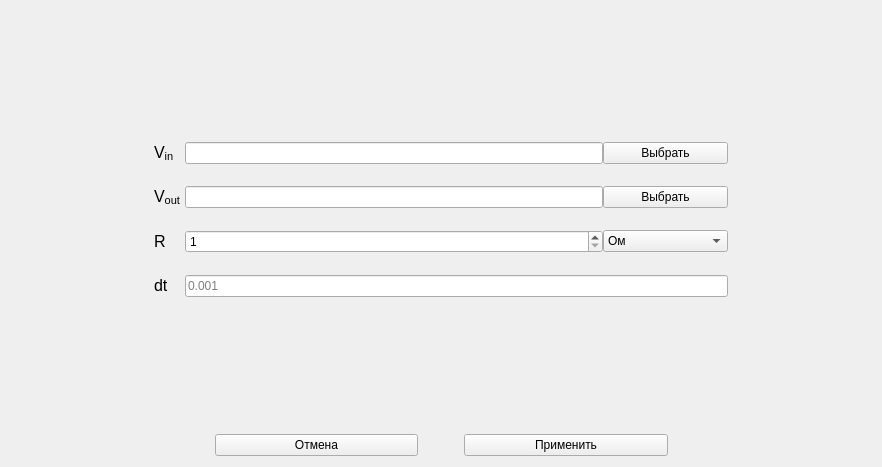
<?xml version="1.0" encoding="UTF-8"?>
<ui version="4.0">
 <class>SourceDataPanel</class>
 <widget class="QWidget" name="SourceDataPanel">
  <property name="geometry">
   <rect>
    <x>0</x>
    <y>0</y>
    <width>882</width>
    <height>467</height>
   </rect>
  </property>
  <property name="windowTitle">
   <string>Form</string>
  </property>
  <layout class="QVBoxLayout" name="verticalLayout" stretch="1,2,1,0">
   <item>
    <spacer name="verticalSpacer_3">
     <property name="orientation">
      <enum>Qt::Orientation::Vertical</enum>
     </property>
     <property name="sizeType">
      <enum>QSizePolicy::Policy::Expanding</enum>
     </property>
     <property name="sizeHint" stdset="0">
      <size>
       <width>20</width>
       <height>67</height>
      </size>
     </property>
    </spacer>
   </item>
   <item>
    <layout class="QHBoxLayout" name="horizontalLayout_4" stretch="1,4,1">
     <property name="spacing">
      <number>0</number>
     </property>
     <item>
      <spacer name="horizontalSpacer_3">
       <property name="orientation">
        <enum>Qt::Orientation::Horizontal</enum>
       </property>
       <property name="sizeHint" stdset="0">
        <size>
         <width>40</width>
         <height>20</height>
        </size>
       </property>
      </spacer>
     </item>
     <item>
      <widget class="QWidget" name="widget" native="true">
       <property name="sizePolicy">
        <sizepolicy hsizetype="Preferred" vsizetype="Preferred">
         <horstretch>0</horstretch>
         <verstretch>0</verstretch>
        </sizepolicy>
       </property>
       <property name="maximumSize">
        <size>
         <width>600</width>
         <height>200</height>
        </size>
       </property>
       <layout class="QGridLayout" name="gridLayout">
        <property name="leftMargin">
         <number>0</number>
        </property>
        <property name="topMargin">
         <number>0</number>
        </property>
        <property name="rightMargin">
         <number>0</number>
        </property>
        <property name="bottomMargin">
         <number>0</number>
        </property>
        <property name="horizontalSpacing">
         <number>5</number>
        </property>
        <property name="verticalSpacing">
         <number>0</number>
        </property>
        <item row="0" column="1">
         <layout class="QHBoxLayout" name="horizontalLayout_3">
          <item>
           <widget class="QLineEdit" name="le_Vin">
            <property name="readOnly">
             <bool>true</bool>
            </property>
           </widget>
          </item>
          <item>
           <widget class="QPushButton" name="btn_select_Vin">
            <property name="sizePolicy">
             <sizepolicy hsizetype="Fixed" vsizetype="Fixed">
              <horstretch>0</horstretch>
              <verstretch>0</verstretch>
             </sizepolicy>
            </property>
            <property name="minimumSize">
             <size>
              <width>125</width>
              <height>0</height>
             </size>
            </property>
            <property name="text">
             <string>Выбрать</string>
            </property>
           </widget>
          </item>
         </layout>
        </item>
        <item row="2" column="0">
         <widget class="QLabel" name="lbl_R">
          <property name="text">
           <string>&lt;html&gt;&lt;head/&gt;&lt;body&gt;&lt;p&gt;&lt;span style=&quot; font-size:12pt;&quot;&gt;R&lt;/span&gt;&lt;/p&gt;&lt;/body&gt;&lt;/html&gt;</string>
          </property>
         </widget>
        </item>
        <item row="0" column="0">
         <widget class="QLabel" name="lbl_Vin">
          <property name="text">
           <string>&lt;html&gt;&lt;head/&gt;&lt;body&gt;&lt;p&gt;&lt;span style=&quot; font-size:12pt;&quot;&gt;V&lt;/span&gt;&lt;span style=&quot; font-size:12pt; vertical-align:sub;&quot;&gt;in&lt;/span&gt;&lt;/p&gt;&lt;/body&gt;&lt;/html&gt;</string>
          </property>
         </widget>
        </item>
        <item row="1" column="1">
         <layout class="QHBoxLayout" name="horizontalLayout_2">
          <item>
           <widget class="QLineEdit" name="le_Vout">
            <property name="readOnly">
             <bool>true</bool>
            </property>
           </widget>
          </item>
          <item>
           <widget class="QPushButton" name="btn_select_Vout">
            <property name="sizePolicy">
             <sizepolicy hsizetype="Fixed" vsizetype="Fixed">
              <horstretch>0</horstretch>
              <verstretch>0</verstretch>
             </sizepolicy>
            </property>
            <property name="minimumSize">
             <size>
              <width>125</width>
              <height>0</height>
             </size>
            </property>
            <property name="text">
             <string>Выбрать</string>
            </property>
           </widget>
          </item>
         </layout>
        </item>
        <item row="2" column="1">
         <layout class="QHBoxLayout" name="horizontalLayout">
          <item>
           <widget class="QSpinBox" name="spin_R">
            <property name="minimum">
             <number>1</number>
            </property>
            <property name="maximum">
             <number>1000000</number>
            </property>
           </widget>
          </item>
          <item>
           <widget class="QComboBox" name="cmb_R_nominal">
            <property name="sizePolicy">
             <sizepolicy hsizetype="Fixed" vsizetype="Fixed">
              <horstretch>0</horstretch>
              <verstretch>0</verstretch>
             </sizepolicy>
            </property>
            <property name="minimumSize">
             <size>
              <width>125</width>
              <height>0</height>
             </size>
            </property>
            <item>
             <property name="text">
              <string>Ом</string>
             </property>
            </item>
            <item>
             <property name="text">
              <string>кОм</string>
             </property>
            </item>
            <item>
             <property name="text">
              <string>мОм</string>
             </property>
            </item>
           </widget>
          </item>
         </layout>
        </item>
        <item row="3" column="0">
         <widget class="QLabel" name="lbl_dt">
          <property name="text">
           <string>&lt;html&gt;&lt;head/&gt;&lt;body&gt;&lt;p&gt;&lt;span style=&quot; font-size:12pt;&quot;&gt;dt&lt;/span&gt;&lt;/p&gt;&lt;/body&gt;&lt;/html&gt;</string>
          </property>
         </widget>
        </item>
        <item row="1" column="0">
         <widget class="QLabel" name="lbl_Vout">
          <property name="text">
           <string>&lt;html&gt;&lt;head/&gt;&lt;body&gt;&lt;p&gt;&lt;span style=&quot; font-size:12pt;&quot;&gt;V&lt;/span&gt;&lt;span style=&quot; font-size:12pt; vertical-align:sub;&quot;&gt;out&lt;/span&gt;&lt;/p&gt;&lt;/body&gt;&lt;/html&gt;</string>
          </property>
         </widget>
        </item>
        <item row="3" column="1">
         <widget class="QLineEdit" name="le_dt">
          <property name="placeholderText">
           <string>0.001</string>
          </property>
         </widget>
        </item>
       </layout>
      </widget>
     </item>
     <item>
      <spacer name="horizontalSpacer_4">
       <property name="orientation">
        <enum>Qt::Orientation::Horizontal</enum>
       </property>
       <property name="sizeHint" stdset="0">
        <size>
         <width>40</width>
         <height>20</height>
        </size>
       </property>
      </spacer>
     </item>
    </layout>
   </item>
   <item>
    <spacer name="verticalSpacer_2">
     <property name="orientation">
      <enum>Qt::Orientation::Vertical</enum>
     </property>
     <property name="sizeType">
      <enum>QSizePolicy::Policy::Expanding</enum>
     </property>
     <property name="sizeHint" stdset="0">
      <size>
       <width>20</width>
       <height>67</height>
      </size>
     </property>
    </spacer>
   </item>
   <item>
    <layout class="QHBoxLayout" name="horizontalLayout_5" stretch="1,1,0,1,1">
     <item>
      <spacer name="horizontalSpacer_2">
       <property name="orientation">
        <enum>Qt::Orientation::Horizontal</enum>
       </property>
       <property name="sizeHint" stdset="0">
        <size>
         <width>40</width>
         <height>20</height>
        </size>
       </property>
      </spacer>
     </item>
     <item>
      <widget class="QPushButton" name="btn_cancel">
       <property name="sizePolicy">
        <sizepolicy hsizetype="Expanding" vsizetype="Fixed">
         <horstretch>0</horstretch>
         <verstretch>0</verstretch>
        </sizepolicy>
       </property>
       <property name="text">
        <string>Отмена</string>
       </property>
      </widget>
     </item>
     <item>
      <spacer name="horizontalSpacer">
       <property name="orientation">
        <enum>Qt::Orientation::Horizontal</enum>
       </property>
       <property name="sizeHint" stdset="0">
        <size>
         <width>40</width>
         <height>20</height>
        </size>
       </property>
      </spacer>
     </item>
     <item>
      <widget class="QPushButton" name="btn_apply">
       <property name="sizePolicy">
        <sizepolicy hsizetype="Expanding" vsizetype="Fixed">
         <horstretch>0</horstretch>
         <verstretch>0</verstretch>
        </sizepolicy>
       </property>
       <property name="text">
        <string>Применить</string>
       </property>
      </widget>
     </item>
     <item>
      <spacer name="horizontalSpacer_5">
       <property name="orientation">
        <enum>Qt::Orientation::Horizontal</enum>
       </property>
       <property name="sizeHint" stdset="0">
        <size>
         <width>40</width>
         <height>20</height>
        </size>
       </property>
      </spacer>
     </item>
    </layout>
   </item>
  </layout>
 </widget>
 <resources/>
 <connections/>
</ui>
